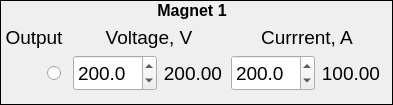
            <widget class="QFrame" name="frame_8">
             <property name="sizePolicy">
              <sizepolicy hsizetype="Preferred" vsizetype="Maximum">
               <horstretch>0</horstretch>
               <verstretch>0</verstretch>
              </sizepolicy>
             </property>
             <property name="font">
              <font>
               <pointsize>14</pointsize>
               <weight>50</weight>
               <bold>false</bold>
              </font>
             </property>
             <property name="frameShape">
              <enum>QFrame::Box</enum>
             </property>
             <property name="frameShadow">
              <enum>QFrame::Plain</enum>
             </property>
             <layout class="QGridLayout" name="gridLayout_9" columnstretch="2,1,4,4,4,4">
              <property name="sizeConstraint">
               <enum>QLayout::SetMinimumSize</enum>
              </property>
              <property name="leftMargin">
               <number>0</number>
              </property>
              <property name="topMargin">
               <number>0</number>
              </property>
              <property name="rightMargin">
               <number>9</number>
              </property>
              <property name="bottomMargin">
               <number>13</number>
              </property>
              <item row="1" column="0" colspan="2">
               <widget class="QLabel" name="label_139">
                <property name="font">
                 <font>
                  <pointsize>14</pointsize>
                  <weight>50</weight>
                  <bold>false</bold>
                 </font>
                </property>
                <property name="text">
                 <string>Output</string>
                </property>
                <property name="alignment">
                 <set>Qt::AlignCenter</set>
                </property>
               </widget>
              </item>
              <item row="1" column="4" colspan="2">
               <widget class="QLabel" name="label_70">
                <property name="font">
                 <font>
                  <pointsize>14</pointsize>
                  <weight>50</weight>
                  <bold>false</bold>
                 </font>
                </property>
                <property name="text">
                 <string>Currrent, A</string>
                </property>
                <property name="alignment">
                 <set>Qt::AlignCenter</set>
                </property>
               </widget>
              </item>
              <item row="2" column="1" alignment="Qt::AlignHCenter">
               <widget class="QRadioButton" name="radioButton_52">
                <property name="sizePolicy">
                 <sizepolicy hsizetype="Fixed" vsizetype="Fixed">
                  <horstretch>0</horstretch>
                  <verstretch>0</verstretch>
                 </sizepolicy>
                </property>
                <property name="minimumSize">
                 <size>
                  <width>20</width>
                  <height>20</height>
                 </size>
                </property>
                <property name="maximumSize">
                 <size>
                  <width>20</width>
                  <height>20</height>
                 </size>
                </property>
                <property name="baseSize">
                 <size>
                  <width>20</width>
                  <height>20</height>
                 </size>
                </property>
                <property name="font">
                 <font>
                  <pointsize>14</pointsize>
                  <weight>50</weight>
                  <bold>false</bold>
                 </font>
                </property>
               </widget>
              </item>
              <item row="2" column="0" alignment="Qt::AlignHCenter">
               <widget class="QPushButton" name="pushButton_37">
                <property name="enabled">
                 <bool>true</bool>
                </property>
                <property name="sizePolicy">
                 <sizepolicy hsizetype="Fixed" vsizetype="Fixed">
                  <horstretch>0</horstretch>
                  <verstretch>0</verstretch>
                 </sizepolicy>
                </property>
                <property name="minimumSize">
                 <size>
                  <width>40</width>
                  <height>36</height>
                 </size>
                </property>
                <property name="maximumSize">
                 <size>
                  <width>40</width>
                  <height>36</height>
                 </size>
                </property>
                <property name="baseSize">
                 <size>
                  <width>40</width>
                  <height>36</height>
                 </size>
                </property>
                <property name="font">
                 <font>
                  <pointsize>14</pointsize>
                  <weight>50</weight>
                  <bold>false</bold>
                 </font>
                </property>
                <property name="styleSheet">
                 <string notr="true">QPushButton {
    border-style: outset;
}
</string>
                </property>
                <property name="text">
                 <string notr="true"/>
                </property>
                <property name="icon">
                 <iconset>
                  <normaloff>leds/images48/ledred.png</normaloff>
                  <normalon>leds/images48/ledgreen.png</normalon>leds/images48/ledred.png</iconset>
                </property>
                <property name="iconSize">
                 <size>
                  <width>36</width>
                  <height>36</height>
                 </size>
                </property>
                <property name="checkable">
                 <bool>true</bool>
                </property>
                <property name="checked">
                 <bool>true</bool>
                </property>
                <property name="autoDefault">
                 <bool>false</bool>
                </property>
                <property name="default">
                 <bool>false</bool>
                </property>
                <property name="flat">
                 <bool>true</bool>
                </property>
               </widget>
              </item>
              <item row="0" column="0" colspan="6">
               <widget class="QLabel" name="label_143">
                <property name="font">
                 <font>
                  <pointsize>12</pointsize>
                  <weight>75</weight>
                  <bold>true</bold>
                 </font>
                </property>
                <property name="text">
                 <string>Magnet 1</string>
                </property>
                <property name="alignment">
                 <set>Qt::AlignHCenter|Qt::AlignTop</set>
                </property>
               </widget>
              </item>
              <item row="2" column="2">
               <widget class="QDoubleSpinBox" name="doubleSpinBox_50">
                <property name="sizePolicy">
                 <sizepolicy hsizetype="Minimum" vsizetype="Preferred">
                  <horstretch>0</horstretch>
                  <verstretch>0</verstretch>
                 </sizepolicy>
                </property>
                <property name="minimumSize">
                 <size>
                  <width>84</width>
                  <height>0</height>
                 </size>
                </property>
                <property name="baseSize">
                 <size>
                  <width>84</width>
                  <height>0</height>
                 </size>
                </property>
                <property name="font">
                 <font>
                  <pointsize>14</pointsize>
                  <weight>50</weight>
                  <bold>false</bold>
                 </font>
                </property>
                <property name="keyboardTracking">
                 <bool>false</bool>
                </property>
                <property name="decimals">
                 <number>1</number>
                </property>
                <property name="maximum">
                 <double>9999.000000000000000</double>
                </property>
                <property name="singleStep">
                 <double>0.500000000000000</double>
                </property>
                <property name="value">
                 <double>200.000000000000000</double>
                </property>
               </widget>
              </item>
              <item row="2" column="3" alignment="Qt::AlignLeft">
               <widget class="QLabel" name="label_140">
                <property name="font">
                 <font>
                  <pointsize>14</pointsize>
                  <weight>50</weight>
                  <bold>false</bold>
                 </font>
                </property>
                <property name="frameShape">
                 <enum>QFrame::NoFrame</enum>
                </property>
                <property name="text">
                 <string>200.00</string>
                </property>
                <property name="textFormat">
                 <enum>Qt::PlainText</enum>
                </property>
                <property name="alignment">
                 <set>Qt::AlignRight|Qt::AlignTrailing|Qt::AlignVCenter</set>
                </property>
               </widget>
              </item>
              <item row="2" column="4">
               <widget class="QDoubleSpinBox" name="doubleSpinBox_49">
                <property name="sizePolicy">
                 <sizepolicy hsizetype="Minimum" vsizetype="Preferred">
                  <horstretch>0</horstretch>
                  <verstretch>0</verstretch>
                 </sizepolicy>
                </property>
                <property name="minimumSize">
                 <size>
                  <width>84</width>
                  <height>0</height>
                 </size>
                </property>
                <property name="baseSize">
                 <size>
                  <width>84</width>
                  <height>0</height>
                 </size>
                </property>
                <property name="font">
                 <font>
                  <pointsize>14</pointsize>
                  <weight>50</weight>
                  <bold>false</bold>
                 </font>
                </property>
                <property name="keyboardTracking">
                 <bool>false</bool>
                </property>
                <property name="decimals">
                 <number>1</number>
                </property>
                <property name="maximum">
                 <double>9999.000000000000000</double>
                </property>
                <property name="singleStep">
                 <double>0.500000000000000</double>
                </property>
                <property name="value">
                 <double>200.000000000000000</double>
                </property>
               </widget>
              </item>
              <item row="2" column="5" alignment="Qt::AlignLeft">
               <widget class="QLabel" name="label_142">
                <property name="font">
                 <font>
                  <pointsize>14</pointsize>
                  <weight>50</weight>
                  <bold>false</bold>
                 </font>
                </property>
                <property name="frameShape">
                 <enum>QFrame::NoFrame</enum>
                </property>
                <property name="text">
                 <string>100.00</string>
                </property>
                <property name="textFormat">
                 <enum>Qt::PlainText</enum>
                </property>
                <property name="alignment">
                 <set>Qt::AlignRight|Qt::AlignTrailing|Qt::AlignVCenter</set>
                </property>
               </widget>
              </item>
              <item row="1" column="2" colspan="2">
               <widget class="QLabel" name="label_141">
                <property name="font">
                 <font>
                  <pointsize>14</pointsize>
                  <weight>50</weight>
                  <bold>false</bold>
                 </font>
                </property>
                <property name="text">
                 <string>Voltage, V</string>
                </property>
                <property name="alignment">
                 <set>Qt::AlignCenter</set>
                </property>
               </widget>
              </item>
             </layout>
            </widget>
